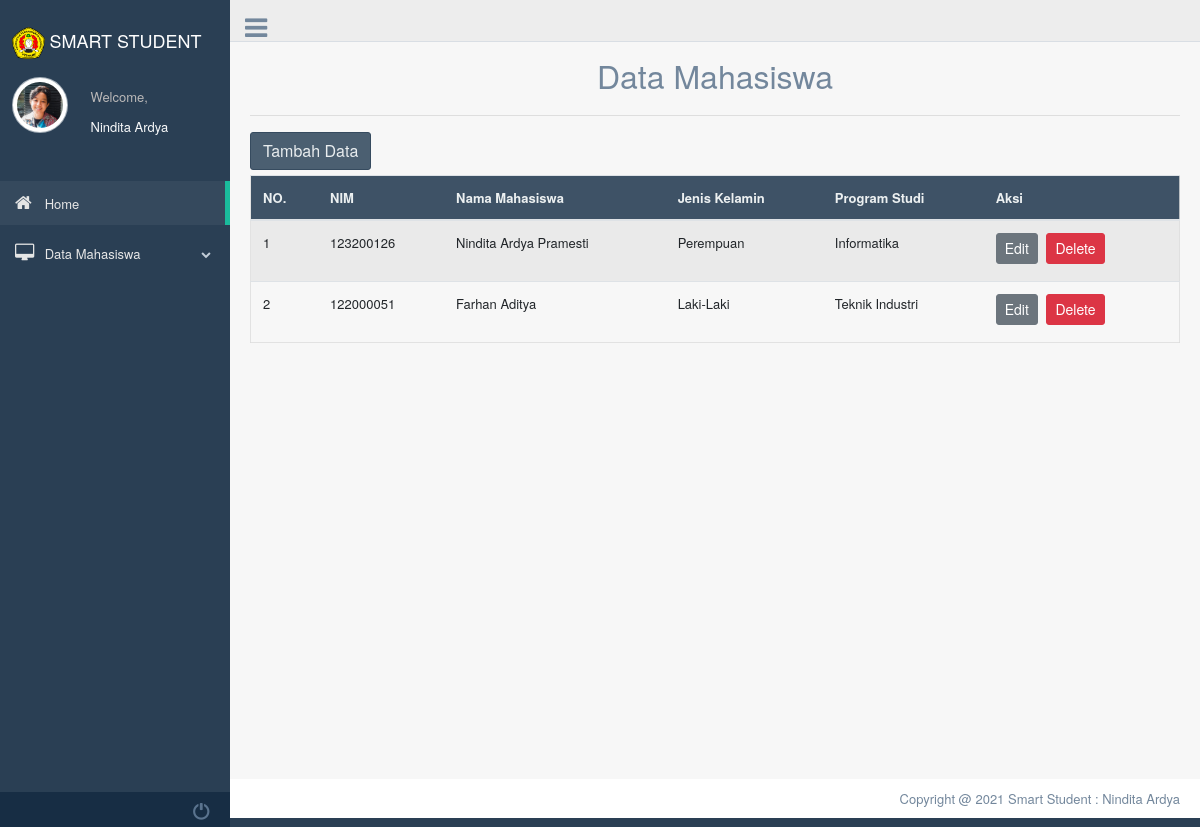
Page /index.php?page=tampil_mhs (signed in) on the committed database.
### tables this page shows
CREATE TABLE `users` (
  `iduser` bigint(20) NOT NULL,
  `username` varchar(191) NOT NULL,
  `password` varchar(191) NOT NULL,
  `photo` varchar(191) NOT NULL
);

CREATE TABLE `mahasiswa` (
  `Nim` int(10) NOT NULL,
  `Nama_Mhs` varchar(50) NOT NULL,
  `Jenis_Kelamin` varchar(50) NOT NULL,
  `Program_Studi` varchar(50) NOT NULL
);

### tampil.php (the view, shortened to what this page needs)
<?php
include('koneksi.php');
?>
	<div class="container" style="margin-top:20px">
		<center><font size="6">Data Mahasiswa</font></center>
		<hr>
		<a href="index.php?page=tambah_mhs"><button class="btn btn-dark right">Tambah Data</button></a>
		<div class="table-responsive">
		<table class="table table-striped jambo_table bulk_action">
			<thead>
				<tr>
					<th>NO.</th>
					<th>NIM</th>
					<th>Nama Mahasiswa</th>
					<th>Jenis Kelamin</th>
					<th>Program Studi</th>
					<th>Aksi</th>
				</tr>
			</thead>
			<tbody>
				<?php
				$sql = mysqli_query($koneksi, "SELECT * FROM mahasiswa ORDER BY Nim DESC") or die(mysqli_error($koneksi));
				if(mysqli_num_rows($sql) > 0){
					$no = 1;
					while($data = mysqli_fetch_assoc($sql)){
						echo '
						<tr>
							<td>'.$no.'</td>
							<td>'.$data['Nim'].'</td>
							<td>'.$data['Nama_Mhs'].'</td>
							<td>'.$data['Jenis_Kelamin'].'</td>
							<td>'.$data['Program_Studi'].'</td>
							<td>
								<a href="index.php?page=edit_mhs&Nim='.$data['Nim'].'" class="btn btn-secondary btn-sm">Edit</a>
								<a href="delete.php?Nim='.$data['Nim'].'" class="btn btn-danger btn-sm" onclick="return confirm(\'Yakin ingin menghapus data ini?\')">Delete</a>
							</td>
						</tr>
						';
						$no++;
					}
				}else{
					echo '
					<tr>
						<td colspan="6">Tidak ada data.</td>
					</tr>
					';
				}
				?>
		</table>
	</div>
	</div>

### index.php (shortened to what this page needs)
<!DOCTYPE html>
<html lang="en">
  <head>
    <link rel="stylesheet" href="js/jquery-ui-1.12.1/jquery-ui.css">
    <link rel="stylesheet" href="css/bootstrap.min.css">
    <link href="assets/bootstrap/dist/css/bootstrap.min.css" rel="stylesheet">
    <link href="assets/font-awesome/css/font-awesome.min.css" rel="stylesheet">
    <link href="assets/nprogress/nprogress.css" rel="stylesheet">
    <link href="assets/iCheck/skins/flat/green.css" rel="stylesheet">
    <link href="assets/bootstrap-progressbar/css/bootstrap-progressbar-3.3.4.min.css" rel="stylesheet">
    <link href="assets/css/custom.min.css" rel="stylesheet">
  </head>
  <body class="nav-md">
    <?php
            if(!isset($_SESSION['username'])) :
            header("location: login.php?msg=belum login");
            else:
            include "koneksi.php";
            $username = $_SESSION['username'];
            $sql = "SELECT * FROM `users`
            WHERE `username`= '$username'";
            $sql_run = mysqli_query($koneksi, $sql);
            $akun = mysqli_fetch_assoc($sql_run);
        ?>
    <div class="container body">
      <div class="main_container">
        <div class="col-md-3 left_col">
          <div class="left_col scroll-view">
            <div class="navbar nav_title" style="border: 0;">
            <center>
            <a class="navbar-brand">
                <img src="assets/images/upn.png" class="logo" alt="logo" width="15%"><span><font size="4.95" color="white" face="Helvetica Neue"> SMART STUDENT</font></span>
            </a>
            </center>
            </div>
            <div class="profile clearfix">
              <div class="profile_pic">
              <img src="img/users/<?= $akun['photo']; ?>" alt=".." class="img-circle profile_img">
              </div>
              <div class="profile_info">
                <span>Welcome,</span>
                <br>
                <span class="text-light"><?= $akun['username']; ?></span>
              </div>
            </div>
            <br />
            <div id="sidebar-menu" class="main_menu_side hidden-print main_menu">
              <div class="menu_section">
                <ul class="nav side-menu">
                  <li><a href="index.php"><i class="fa fa-home"></i> Home <span class="fa fa-chevron"></span></a>
                  </li>
                  <li><a href="#"><i class="fa fa-desktop"></i> Data Mahasiswa <span class="fa fa-chevron-down"></span></a>
                  </li>
                </ul>
              </div>
            </div>
            <div class="sidebar-footer hidden-small">
              <a data-toggle="tooltip" data-placement="top" title="Settings" href="#">
              </a>
              <a data-toggle="tooltip" data-placement="top" title="FullScreen" href="#">
              </a>
              <a data-toggle="tooltip" data-placement="top" title="Lock" href="#">
              </a>
              <a data-toggle="modal" data-target="#LogoutModal" title="Logout" href="#">
                <span class="glyphicon glyphicon-off" aria-hidden="true" ></span>
              </a>
            </div>
          </div>
        </div>
        <div class="top_nav">
          <div class="nav_menu">
              <div class="nav toggle">
                <a id="menu_toggle"><i class="fa fa-bars"></i></a>
              </div>
              <nav class="nav navbar-nav">
            </nav>
          </div>
        </div>
        <div class="right_col" role="main">
      <?php
      $queries = array();
      parse_str($_SERVER['QUERY_STRING'], $queries);
      switch ($queries['page']) {
      	case 'tampil_mhs':
      		include 'tampil.php';
      		break;
        }
        ?>
        </div>
        <footer>
          <div class="pull-right">
            Copyright @ 2021 Smart Student : Nindita Ardya
          </div>
          <div class="clearfix"></div>
        </footer>
      </div>
    </div>
      <?php endif; ?>
  </body>
</html>

### rows in the picture
users: photo (picture), username "Nindita Ardya"
mahasiswa: Nim "123200126", Nama_Mhs "Nindita Ardya Pramesti", Jenis_Kelamin "Perempuan", Program_Studi "Informatika"
mahasiswa: Nim "122000051", Nama_Mhs "Farhan Aditya", Jenis_Kelamin "Laki-Laki", Program_Studi "Teknik Industri"
